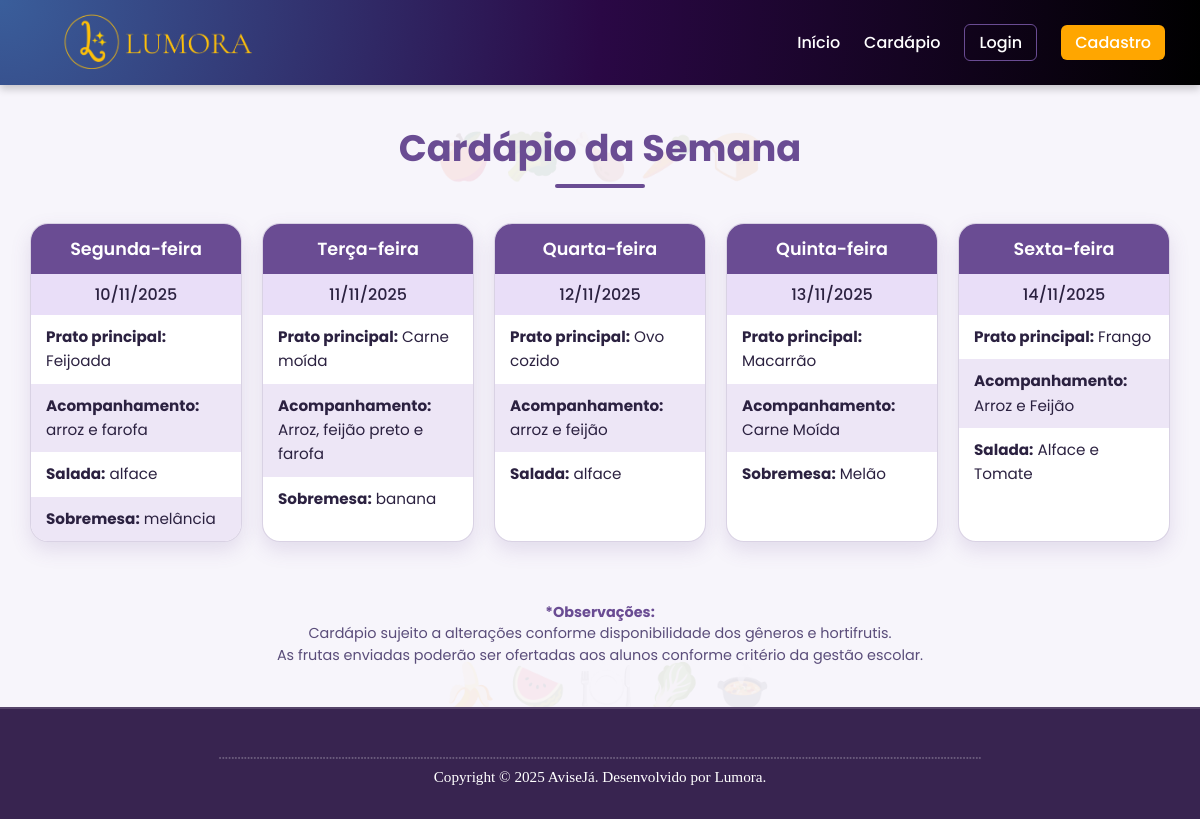
The app's page /cardapio.php, older data.
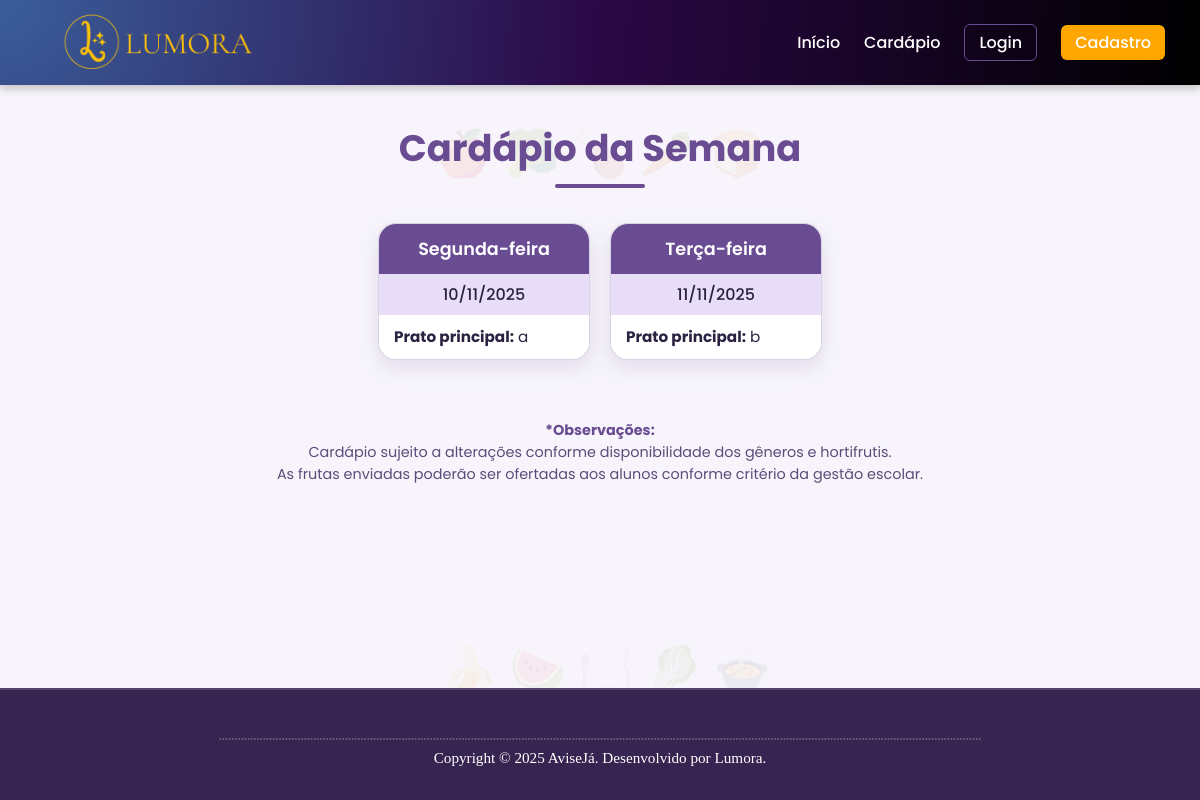
The same page, newer data.
### tables this page shows
CREATE TABLE IF NOT EXISTS `tb_cardapio` (
  `id` int NOT NULL AUTO_INCREMENT,
  `dia_semana` enum('Segunda-feira','Terça-feira','Quarta-feira','Quinta-feira','Sexta-feira') NOT NULL,
  `prato_principal` varchar(255) NOT NULL,
  `acompanhamento` varchar(255) DEFAULT NULL,
  `salada` varchar(255) DEFAULT NULL,
  `sobremesa` varchar(255) DEFAULT NULL,
  PRIMARY KEY (`id`)
);

### conexao/conexao.php (called while the page is built, shortened)
<?php
class BancodeDados {
    private $host = "localhost";
    private $user = "root";
    private $senha = "prof@3t3c";
    private $banco = "gestao_merenda";
	public function conecta(){
        $this->con = mysqli_connect($this->host, $this->user, $this->senha, $this->banco);
    }
}
?>

### cardapio.php (the view, shortened to what this page needs)
<?php
require_once('conexao/conexao.php');
$mysql = new BancodeDados();
$mysql->conecta();
$cardapioSemanal = [];
$sql = "SELECT * FROM tb_cardapio ORDER BY FIELD(dia_semana, 'Segunda-feira', 'Terça-feira', 'Quarta-feira', 'Quinta-feira', 'Sexta-feira')";
$query = mysqli_query($mysql->con, $sql);
while($row = mysqli_fetch_assoc($query)) {
    $cardapioSemanal[$row['dia_semana']][] = $row;
}
$diasSemanaMapa = [
    'Segunda-feira' => 'monday', 'Terça-feira' => 'tuesday',
    'Quarta-feira'  => 'wednesday', 'Quinta-feira' => 'thursday',
    'Sexta-feira'   => 'friday'
];
?>
<!DOCTYPE html>
<html lang="pt-br">
<head>
    <link rel="stylesheet" href="css/style.css">
    <link rel="stylesheet" href="css/CarCSS.css">
    <link rel="stylesheet" href="https://cdnjs.cloudflare.com/ajax/libs/font-awesome/6.0.0-beta3/css/all.min.css">
</head>
<body>
    <header class="cabecalho-fixo">
        <div class="logo">
            <a href="index.php">
                <img src="imgs/lumora.png" alt="Logo Lumora" class="logo-img">
            </a>
        </div>
        <nav class="menu-principal">
            <ul>
                <li><a href="index.php">Início</a></li>
                <li><a href="cardapio.php">Cardápio</a></li>
                <?php if (isset($_SESSION['log']) && $_SESSION['log'] === 'ativo'): ?>
                    <?php if ($_SESSION['nivel'] === 'admin'): ?>
                        <li><a href="painel_contas.php">Painel de Controle</a></li>
                    <?php endif; ?>
                    <li><a href="logout.php" class="btn-logout">Logout</a></li>
                <?php else: ?>
                    <li><a href="login.php" class="btn-login">Login</a></li>
                    <li><a href="cadastrologin.php" class="btn-cadastro">Cadastro</a></li>
                <?php endif; ?>
            </ul>
        </nav>
    </header>
    <div id='main'>
        <h1 class="cardapio-titulo">Cardápio da Semana</h1>
        <div class="cardapio-container">
            <?php if (!empty($cardapioSemanal)): ?>
                <?php foreach ($cardapioSemanal as $dia => $pratos): ?>
                    <?php
                    $diaEmIngles = $diasSemanaMapa[$dia] ?? '';
                    $dataDoPrato = date('Y-m-d', strtotime("$diaEmIngles this week"));
                    ?>
                    <div class="card-dia">
                        <div class="dia-semana"><?php echo $dia; ?></div>
                        <div class="data"><?php echo date('d/m/Y', strtotime($dataDoPrato)); ?></div>
                        <div class="itens">
                            <?php foreach ($pratos as $prato): ?>
                                <p><strong>Prato principal:</strong> <?php echo htmlspecialchars($prato['prato_principal']); ?></p>
                                <?php if (!empty($prato['acompanhamento'])): ?>
                                    <p><strong>Acompanhamento:</strong> <?php echo htmlspecialchars($prato['acompanhamento']); ?></p>
                                <?php endif; ?>
                                <?php if (!empty($prato['salada'])): ?>
                                    <p><strong>Salada:</strong> <?php echo htmlspecialchars($prato['salada']); ?></p>
                                <?php endif; ?>
                                <?php if (!empty($prato['sobremesa'])): ?>
                                    <p><strong>Sobremesa:</strong> <?php echo htmlspecialchars($prato['sobremesa']); ?></p>
                                <?php endif; ?>
                            <?php endforeach; ?>
                        </div>
                    </div>
                <?php endforeach; ?>
            <?php else: ?>
                <div class="cardapio-vazio">
                    <p>O cardápio da semana ainda não foi cadastrado.</p>
                </div>
            <?php endif; ?>
        </div>
        <p class="obs">
            <strong>*Observações:</strong><br>
            Cardápio sujeito a alterações conforme disponibilidade dos gêneros e hortifrutis.<br>
            As frutas enviadas poderão ser ofertadas aos alunos conforme critério da gestão escolar.
        </p>
    </div>
        <footer>
        <h5>..................................................................................................................................................................................................................................................</h5>
        <p> Copyright © 2025 AviseJá. Desenvolvido por Lumora. </p>
    </footer>
</body>
</html>

### css/style.css (style rules this page uses)
body { margin: 0; padding: 0; font-family: -apple-system, BlinkMacSystemFont, "Segoe UI", Roboto, "Helvetica Neue", Arial, sans-serif; color: #22223b; padding-top: 60px; display: flex; flex-direction: column; min-height: 100vh; }
.cabecalho-fixo { position: fixed; top: 0; left: 0; width: 100%; height: 85px; background: radial-gradient(circle at top left, #3a5e9b, #2a0845, #000000); box-shadow: 0 4px 8px rgba(0, 0, 0, 0.2); display: flex; justify-content: space-between; align-items: center; padding: 0 20px; z-index: 1000; box-sizing: border-box; }
.menu-principal ul { list-style: none; display: flex; gap: 24px; margin: 0; padding: 0; }
.menu-principal a { text-decoration: none; color: #ffffff; font-weight: 500; transition: color 0.3s; }
.btn-login, .btn-cadastro, .btn-logout { font-weight: bold; padding: 6px 14px; border-radius: 6px; transition: all 0.3s ease; }
.btn-login { background: transparent; border: 1px solid #6a4c93; color: #6a4c93; }
.btn-cadastro { background: #ffa600; color: #000; border: none; margin-right: 15px; }
.logo-img { height: 60px; width: auto; object-fit: contain; margin-left: 40px; }
:root { --gal-1: #0d1b3d; --gal-2: #2c1a5e; --gal-3: #3b2a76; --gold: #ffd700; --star-opacity: 0.22; }
footer { padding: 20px 5px; text-align: center; align-items: center; font-family: Times, Times New Roman, serif; font-size: large; color: #ddd; background-color: #2a0845; }
footer h5 { opacity: 25%; margin-bottom: -10px; }

### css/CarCSS.css (style rules this page uses)
:root { --lumora-primary: #6a4c93; --lumora-light: #f7f5fb; --lumora-mid: #ede6f6; --lumora-softpurple: #e9def8; --text-dark: #2b2140; --radius: 18px; --shadow: 0 8px 20px rgba(106, 76, 147, 0.15); }
html, body { height: 100%; display: flex; flex-direction: column; }
body { font-family: "Poppins", sans-serif; background-color: var(--lumora-light); color: var(--text-dark); margin: 0; padding: 0; }
#main { flex: 1; }
.cardapio-titulo { text-align: center; font-size: 2.3em; color: var(--lumora-primary); font-weight: 700; margin-top: 120px; margin-bottom: 15px; }
.cardapio-titulo::after { content: ""; width: 90px; height: 4px; background-color: var(--lumora-primary); border-radius: 5px; display: block; margin: 8px auto 0; }
.cardapio-container { display: flex; justify-content: center; flex-wrap: wrap; gap: 20px; padding: 20px; max-width: 1200px; margin: 0 auto; }
.card-dia { background: #fff; border-radius: var(--radius); box-shadow: var(--shadow); overflow: hidden; flex: 1 1 210px; max-width: 210px; transition: all 0.25s ease; border: 1px solid rgba(106, 76, 147, 0.25); display: flex; flex-direction: column; justify-content: space-between; }
.card-dia .dia-semana { background-color: var(--lumora-primary); color: #fff; font-weight: 600; text-align: center; padding: 12px 0; font-size: 1.1em; }
.card-dia .data { background-color: var(--lumora-softpurple); color: var(--text-dark); text-align: center; padding: 8px 0; font-weight: 500; }
.card-dia .itens { font-size: 0.95em; line-height: 1.6em; flex-grow: 1; }
.card-dia .itens p { margin: 0; padding: 10px 15px; }
.card-dia .itens p:nth-child(odd) { background-color: #fff; }
.obs { text-align: center; font-size: 0.9em; color: #5a4d7a; margin: 40px auto; max-width: 850px; line-height: 1.5em; }
.obs strong { color: var(--lumora-primary); }
footer { background-color: #382450; color: #fff; text-align: center; padding: 18px 0; font-size: 0.95em; width: 100%; position: relative; margin-top: auto; bottom: 0; left: 0; right: 0; border-top: 2px solid rgba(255, 255, 255, 0.15); z-index: 10; }
body::before, body::after { position: fixed; font-size: 45px; opacity: 0.08; pointer-events: none; z-index: -1; filter: drop-shadow(0 0 2px rgba(0, 0, 0, 0.05)); }
body::before { content: "🍎 🥦 🍗 🥕 🍞"; top: 15%; left: 5%; width: 90%; text-align: center; }
body::after { content: "🍌 🍉 🍽️ 🥬 🍲"; bottom: 12%; left: 8%; width: 85%; text-align: center; }
.card-dia .itens p:nth-child(even) { background-color: var(--lumora-mid); }

Row changes from the older to the newer data that the page shows:
removed tb_cardapio: prato_principal "Feijoada", acompanhamento "arroz e farofa", salada "alface", sobremesa "melância", shown under "Segunda-feira"
removed tb_cardapio: prato_principal "Carne moída", acompanhamento "Arroz, feijão preto e farofa", sobremesa "banana", shown under "Terça-feira"
removed tb_cardapio: prato_principal "Ovo cozido", acompanhamento "arroz e feijão", salada "alface", shown under "Quarta-feira"
removed tb_cardapio: prato_principal "Macarrão", acompanhamento "Carne Moída", sobremesa "Melão", shown under "Quinta-feira"
removed tb_cardapio: prato_principal "Frango", acompanhamento "Arroz e Feijão", salada "Alface e Tomate", shown under "Sexta-feira"
added tb_cardapio: prato_principal "a", shown under "Segunda-feira"
added tb_cardapio: prato_principal "b", shown under "Terça-feira"
Text that changed along with them:
list line gone: "Quarta-feira 12/11/2025"
list line gone: "Quinta-feira 13/11/2025"
list line gone: "Sexta-feira 14/11/2025"
